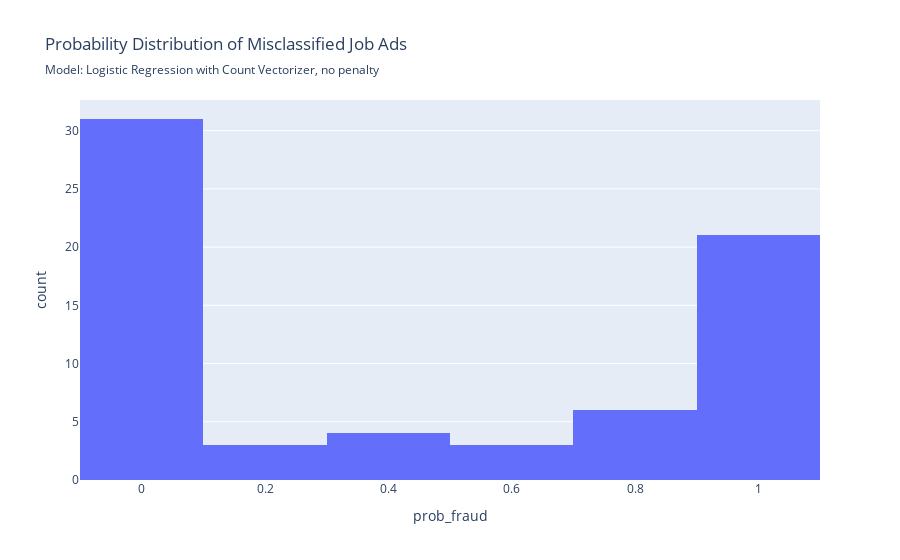

Notebook cell for this chart:
### Code cell
evaluate_model(model_log, X_test, y_test, 
               fig_subtitle= 'Model: Logistic Regression with Count Vectorizer, no penalty', short_name='log', save_figs=True)

### Figure 1 — Plotly figure (JSON) as saved in the notebook; plotly's stock layout.template omitted (floating-point values rounded to 4 significant figures)
{"data": [{"bingroup": "x", "hovertemplate": "prob_fraud=%{x}<br>count=%{y}<extra></extra>", "legendgroup": "", "marker": {"color": "#636efa", "pattern": {"shape": ""}}, "name": "", "orientation": "v", "showlegend": false, "type": "histogram", "x": [0.6922, 0.8494, 4.707e-21, 5.202e-09, 1.0, 1.192e-08, 0.6454, 4.494e-05, 0.09948, 0.8986, 2.572e-17, 0.0001551, 0.9994, 0.4608, 0.9723, 1.047e-08, 0.0008248, 0.2645, 1.0, 1.0, 0.9856, 6.717e-06, 8.53e-08, 0.9643, 0.94, 1.0, 0.9761, 0.03355, 9.117e-06, 0.9219, 4.423e-07, 0.8108, 0.7786, 0.7356, 0.005387, 0.9993, 0.9927, 0.9995, 0.9463, 0.3158, 0.01634, 0.7786, 1.736e-05, 0.3052, 0.2619, 0.9774, 2.885e-07, 0.0008763, 9.043e-26, 0.4677, 6.534e-05, 0.0004455, 1.318e-05, 1.348e-11, 0.9016, 3.083e-09, 0.000491, 0.5735, 1.458e-13, 0.9998, 3.453e-08, 0.9747, 0.9919, 0.0004503, 0.1989, 0.0209, 1.0, 3.871e-14], "xaxis": "x", "yaxis": "y"}], "layout": {"barmode": "relative", "legend": {"tracegroupgap": 0}, "title": {"subtitle": {"text": "Model: Logistic Regression with Count Vectorizer, no penalty"}, "text": "Probability Distribution of Misclassified Job Ads"}, "xaxis": {"anchor": "y", "domain": [0, 1], "title": {"text": "prob_fraud"}}, "yaxis": {"anchor": "x", "domain": [0, 1], "title": {"text": "count"}}}}
